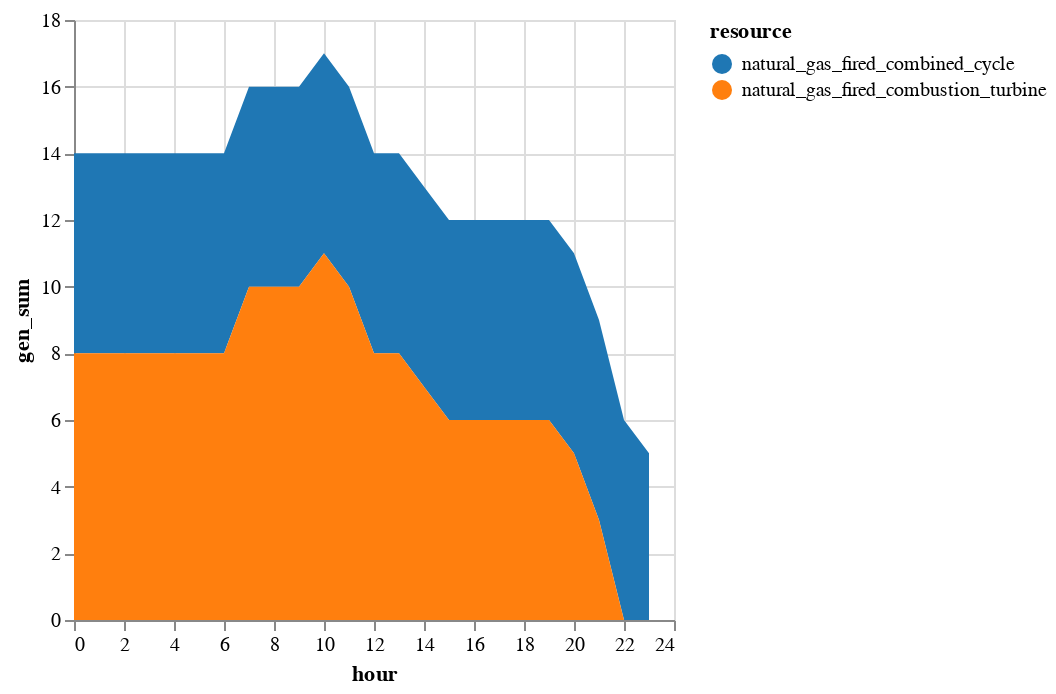

This figure's notebook cell:
### Markdown cell above
In contrast to when we added ramp constraints to the Economic Dispatch problem, adding ramp constraints to our Unit Commitment formulation does not change the solution as much (at least in this case). Much of the inflexibility here arises from the unit commitment constraints, and once committed, there is ample ramping capability. We do however get relatively more combustion turbines running to meet the evening ramp, given their faster ramp rates.

### Code cell
sol_commit = innerjoin(solution.commit, 
                    gen_df[!, [:r_id, :resource]], 
                    on = :r_id)
sol_commit = combine(groupby(sol_commit, [:resource, :hour]), 
            :gen => sum)
sol_commit.hour = sol_commit.hour .- T_period[1]

sol_commit |>
@vlplot(:area, 
    x=:hour, y={:gen_sum, stack=:zero}, 
    color={"resource:n", scale={scheme="category10"}})

### Figure 1 — Vega-Lite specification as saved in the notebook (floating-point values rounded to 4 significant figures)
{"data": {"values": [{"gen_sum": 6, "hour": 0, "resource": "natural_gas_fired_combined_cycle"}, {"gen_sum": 8, "hour": 0, "resource": "natural_gas_fired_combustion_turbine"}, {"gen_sum": 6, "hour": 1, "resource": "natural_gas_fired_combined_cycle"}, {"gen_sum": 8, "hour": 1, "resource": "natural_gas_fired_combustion_turbine"}, {"gen_sum": 6, "hour": 2, "resource": "natural_gas_fired_combined_cycle"}, {"gen_sum": 8, "hour": 2, "resource": "natural_gas_fired_combustion_turbine"}, {"gen_sum": 6, "hour": 3, "resource": "natural_gas_fired_combined_cycle"}, {"gen_sum": 8, "hour": 3, "resource": "natural_gas_fired_combustion_turbine"}, {"gen_sum": 6, "hour": 4, "resource": "natural_gas_fired_combined_cycle"}, {"gen_sum": 8, "hour": 4, "resource": "natural_gas_fired_combustion_turbine"}, {"gen_sum": 6, "hour": 5, "resource": "natural_gas_fired_combined_cycle"}, {"gen_sum": 8, "hour": 5, "resource": "natural_gas_fired_combustion_turbine"}, {"gen_sum": 6, "hour": 6, "resource": "natural_gas_fired_combined_cycle"}, {"gen_sum": 8, "hour": 6, "resource": "natural_gas_fired_combustion_turbine"}, {"gen_sum": 6, "hour": 7, "resource": "natural_gas_fired_combined_cycle"}, {"gen_sum": 10, "hour": 7, "resource": "natural_gas_fired_combustion_turbine"}, {"gen_sum": 6, "hour": 8, "resource": "natural_gas_fired_combined_cycle"}, {"gen_sum": 10, "hour": 8, "resource": "natural_gas_fired_combustion_turbine"}, {"gen_sum": 6, "hour": 9, "resource": "natural_gas_fired_combined_cycle"}, {"gen_sum": 10, "hour": 9, "resource": "natural_gas_fired_combustion_turbine"}, {"gen_sum": 6, "hour": 10, "resource": "natural_gas_fired_combined_cycle"}, {"gen_sum": 11, "hour": 10, "resource": "natural_gas_fired_combustion_turbine"}, {"gen_sum": 6, "hour": 11, "resource": "natural_gas_fired_combined_cycle"}, {"gen_sum": 10, "hour": 11, "resource": "natural_gas_fired_combustion_turbine"}, {"gen_sum": 6, "hour": 12, "resource": "natural_gas_fired_combined_cycle"}, {"gen_sum": 8, "hour": 12, "resource": "natural_gas_fired_combustion_turbine"}, {"gen_sum": 6, "hour": 13, "resource": "natural_gas_fired_combined_cycle"}, {"gen_sum": 8, "hour": 13, "resource": "natural_gas_fired_combustion_turbine"}, {"gen_sum": 6, "hour": 14, "resource": "natural_gas_fired_combined_cycle"}, {"gen_sum": 7, "hour": 14, "resource": "natural_gas_fired_combustion_turbine"}, {"gen_sum": 6, "hour": 15, "resource": "natural_gas_fired_combined_cycle"}, {"gen_sum": 6, "hour": 15, "resource": "natural_gas_fired_combustion_turbine"}, {"gen_sum": 6, "hour": 16, "resource": "natural_gas_fired_combined_cycle"}, {"gen_sum": 6, "hour": 16, "resource": "natural_gas_fired_combustion_turbine"}, {"gen_sum": 6, "hour": 17, "resource": "natural_gas_fired_combined_cycle"}, {"gen_sum": 6, "hour": 17, "resource": "natural_gas_fired_combustion_turbine"}, {"gen_sum": 6, "hour": 18, "resource": "natural_gas_fired_combined_cycle"}, {"gen_sum": 6, "hour": 18, "resource": "natural_gas_fired_combustion_turbine"}, {"gen_sum": 6, "hour": 19, "resource": "natural_gas_fired_combined_cycle"}, {"gen_sum": 6, "hour": 19, "resource": "natural_gas_fired_combustion_turbine"}, {"gen_sum": 6, "hour": 20, "resource": "natural_gas_fired_combined_cycle"}, {"gen_sum": 5, "hour": 20, "resource": "natural_gas_fired_combustion_turbine"}, {"gen_sum": 6, "hour": 21, "resource": "natural_gas_fired_combined_cycle"}, {"gen_sum": 3, "hour": 21, "resource": "natural_gas_fired_combustion_turbine"}, {"gen_sum": 6, "hour": 22, "resource": "natural_gas_fired_combined_cycle"}, {"gen_sum": 0, "hour": 22, "resource": "natural_gas_fired_combustion_turbine"}, {"gen_sum": 5, "hour": 23, "resource": "natural_gas_fired_combined_cycle"}, {"gen_sum": 0, "hour": 23, "resource": "natural_gas_fired_combustion_turbine"}]}, "encoding": {"color": {"field": "resource", "scale": {"scheme": "category10"}, "type": "nominal"}, "x": {"field": "hour", "type": "quantitative"}, "y": {"field": "gen_sum", "stack": "zero", "type": "quantitative"}}, "mark": "area"}
